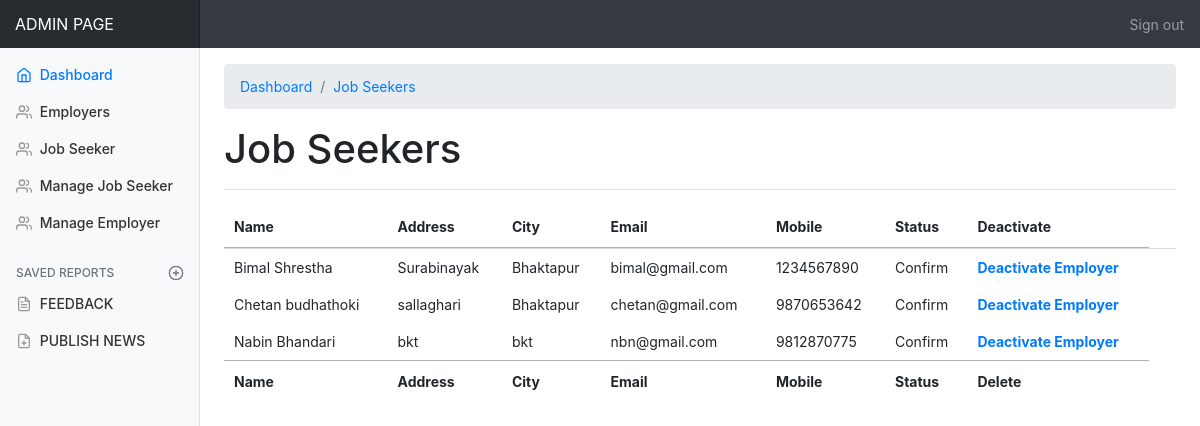
Page /admin/jobseeker.php (signed in) on the committed database.
### tables this page shows
CREATE TABLE `jobseeker_reg` (
  `JobSeekId` int(11) NOT NULL,
  `JobSeekerName` varchar(255) NOT NULL,
  `Address` varchar(255) NOT NULL,
  `City` varchar(255) NOT NULL,
  `Email` varchar(255) NOT NULL,
  `Mobile` varchar(255) NOT NULL,
  `Qualification` varchar(255) NOT NULL,
  `Experience` varchar(255) NOT NULL,
  `Gender` varchar(255) NOT NULL,
  `BirthDate` varchar(255) NOT NULL,
  `age` int(11) NOT NULL,
  `Resume` varchar(255) NOT NULL,
  `Status` varchar(255) NOT NULL,
  `Username` varchar(255) NOT NULL,
  `Password` varchar(255) NOT NULL,
  `Question` varchar(255) NOT NULL,
  `Answer` varchar(255) NOT NULL
);

### admin/jobseeker.php (the view, shortened to what this page needs)
<!doctype html>
<html lang="en">
  <head>
    <link rel="stylesheet" href="https://maxcdn.bootstrapcdn.com/bootstrap/4.5.2/css/bootstrap.min.css">
    <link href="./css/dashboard.css" rel="stylesheet">
    <link rel="stylesheet" href="https://cdn.datatables.net/1.10.24/css/jquery.dataTables.min.css">
  </head>
  <body>
    <nav class="navbar navbar-dark sticky-top bg-dark flex-md-nowrap p-0">
      <a class="navbar-brand col-sm-3 col-md-2 mr-0" href="#">ADMIN PAGE</a>
      <ul class="navbar-nav px-3">
        <li class="nav-item text-nowrap">
          <a class="nav-link" href="logout.php">Sign out</a>
        </li>
      </ul>
    </nav>
    <div class="container-fluid">
      <div class="row">
        <nav class="col-md-2 d-none d-md-block bg-light sidebar">
          <div class="sidebar-sticky">
            <ul class="nav flex-column">
              <li class="nav-item">
                <a class="nav-link active" href="#">
                  <span data-feather="home"></span>
                  Dashboard <span class="sr-only">(current)</span>
                </a>
              </li>
              <li class="nav-item">
                <a class="nav-link" href="employer.php">
                  <span data-feather="users"></span>
                  Employers
                </a>
              </li>
              <li class="nav-item">
                <a class="nav-link" href="jobseeker.php">
                  <span data-feather="users"></span>
                  Job Seeker
                </a>
              </li>
              <li class="nav-item">
                <a class="nav-link" href="managejobseeker.php">
                  <span data-feather="users"></span>
                   Manage Job Seeker
                </a>
              </li>
              <li class="nav-item">
                <a class="nav-link" href="manageemployer.php">
                  <span data-feather="users"></span>
                  Manage Employer
                </a>
              </li>
              <h6 class="sidebar-heading d-flex justify-content-between align-items-center px-3 mt-4 mb-1 text-muted">
              <span>Saved reports</span>
              <a class="d-flex align-items-center text-muted" href="#">
                <span data-feather="plus-circle"></span>
              </a>
            </h6>
            <ul class="nav flex-column mb-2">
              <li class="nav-item">
                <a class="nav-link" href="feedback.php">
                  <span data-feather="file-text"></span>
                  FEEDBACK
                </a>
              </li>
              <li class="nav-item">
                <a class="nav-link" href="admin_news.php">
                  <span data-feather="file-plus"></span>
                  PUBLISH NEWS
                </a>
              </li>
            </ul>
          </div>
        </nav>
        <main role="main" class="col-md-9 ml-sm-auto col-lg-10 pt-3 px-4">
            <nav aria-label="breadcrumb">
                <ol class="breadcrumb">
                    <li class="breadcrumb-item"><a href="admin_dashboard.php">Dashboard</a></li>
                    <li class="breadcrumb-item"><a href="#">Job Seekers</a></li>
                </ol>
            </nav>
          <div class="d-flex justify-content-between flex-wrap flex-md-nowrap align-items-center pb-2 mb-3 border-bottom">
            <h1>Job Seekers</h1>
          </div>
          <table id="example" class="display" style="width:100%">
        <thead>
            <tr>
                <th>Name</th>
                <th>Address</th>
                <th>City</th>
                <th>Email</th>
                <th>Mobile</th>
                <th>Status</th>
                <th>Deactivate</th>
            </tr>
        </thead>
        <tbody>
        <?php
         include 'connection/db.php';
         $sql = "select * from jobseeker_reg where Status='Confirm'";
         $result = mysqli_query($conn,$sql);
        while ($row = mysqli_fetch_array($result)) {
         $Name = $row['JobSeekerName'];
         $Address=$row['Address'];
         $City = $row['City'];
         $email=$row['Email'];
         $mobile=$row['Mobile'];
         $status=$row['Status'];
        ?>
        <tr>
          <td><?php echo $Name; ?></td>
          <td><?php echo $Address; ?></td>
          <td><?php echo $City; ?></td>
          <td><?php echo $email; ?></td>
          <td><?php echo $mobile; ?></td>
          <td><?php echo $status; ?></td>
          <td><strong><a href="deactivatejob.php?JobId=<?php echo $row['JobSeekId'];?>">Deactivate Employer</a></strong></td>
                    <td>&nbsp;</td>
                  </tr>
        </tbody>
        <?php
        }
        ?>
        <tfoot>
            <tr>
                 <th>Name</th>
                <th>Address</th>
                <th>City</th>
                <th>Email</th>
                <th>Mobile</th>
                <th>Status</th>
                <th>Delete</th>
            </tr>
        </tfoot>
    </table>
        </main>
      </div>
    </div>
  </body>
</html>

### admin/css/dashboard.css (style rules this page uses)
body { font-size: .875rem; }
.feather { width: 16px; height: 16px; vertical-align: text-bottom; }
.sidebar { position: fixed; top: 0; bottom: 0; left: 0; z-index: 100; padding: 0; box-shadow: inset -1px 0 0 rgba(0, 0, 0, .1); }
.sidebar-sticky { position: -webkit-sticky; position: sticky; top: 48px; height: calc(100vh - 48px); padding-top: .5rem; overflow-x: hidden; overflow-y: auto; }
.sidebar .nav-link { font-weight: 500; color: #333; }
.sidebar .nav-link .feather { margin-right: 4px; color: #999; }
.sidebar .nav-link.active { color: #007bff; }
.sidebar .nav-link:hover .feather, .sidebar .nav-link.active .feather { color: inherit; }
.sidebar-heading { font-size: .75rem; text-transform: uppercase; }
.navbar-brand { padding-top: .75rem; padding-bottom: .75rem; font-size: 1rem; background-color: rgba(0, 0, 0, .25); box-shadow: inset -1px 0 0 rgba(0, 0, 0, .25); }
.border-bottom { border-bottom: 1px solid #e5e5e5; }

### rows in the picture
jobseeker_reg: JobSeekerName "Bimal Shrestha", Address "Surabinayak", City "Bhaktapur", Email "bimal@gmail.com", Mobile "1234567890", Status "Confirm"
jobseeker_reg: JobSeekerName "Chetan budhathoki", Address "sallaghari", City "Bhaktapur", Email "chetan@gmail.com", Mobile "9870653642", Status "Confirm"
jobseeker_reg: JobSeekerName "Nabin Bhandari", Address "bkt", City "bkt", Email "nbn@gmail.com", Mobile "9812870775", Status "Confirm"
